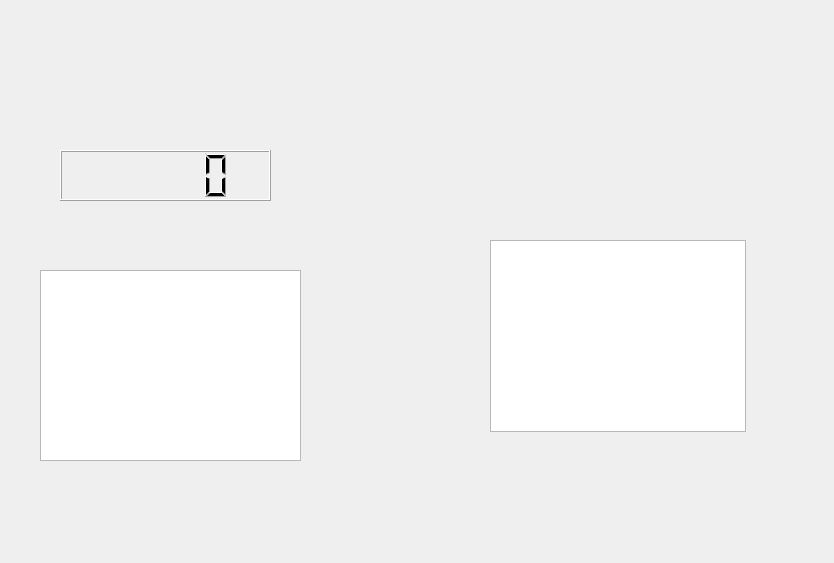
<?xml version="1.0" encoding="UTF-8"?>
<ui version="4.0">
 <class>CShowData</class>
 <widget class="QWidget" name="CShowData">
  <property name="geometry">
   <rect>
    <x>0</x>
    <y>0</y>
    <width>834</width>
    <height>563</height>
   </rect>
  </property>
  <property name="windowTitle">
   <string>CShowData</string>
  </property>
  <widget class="QLabel" name="label_class">
   <property name="geometry">
    <rect>
     <x>60</x>
     <y>60</y>
     <width>111</width>
     <height>51</height>
    </rect>
   </property>
   <property name="text">
    <string/>
   </property>
  </widget>
  <widget class="QLCDNumber" name="lcdNumber">
   <property name="geometry">
    <rect>
     <x>60</x>
     <y>150</y>
     <width>211</width>
     <height>51</height>
    </rect>
   </property>
  </widget>
  <widget class="QTextBrowser" name="textBrowser">
   <property name="geometry">
    <rect>
     <x>40</x>
     <y>270</y>
     <width>261</width>
     <height>191</height>
    </rect>
   </property>
  </widget>
  <widget class="QLabel" name="label_Enable">
   <property name="geometry">
    <rect>
     <x>400</x>
     <y>100</y>
     <width>91</width>
     <height>81</height>
    </rect>
   </property>
   <property name="text">
    <string/>
   </property>
  </widget>
  <widget class="QLabel" name="label_Disable">
   <property name="geometry">
    <rect>
     <x>570</x>
     <y>100</y>
     <width>121</width>
     <height>81</height>
    </rect>
   </property>
   <property name="text">
    <string/>
   </property>
  </widget>
  <widget class="QTextBrowser" name="textBrowser_2">
   <property name="geometry">
    <rect>
     <x>490</x>
     <y>240</y>
     <width>256</width>
     <height>192</height>
    </rect>
   </property>
  </widget>
 </widget>
 <layoutdefault spacing="6" margin="11"/>
 <resources/>
 <connections/>
</ui>
